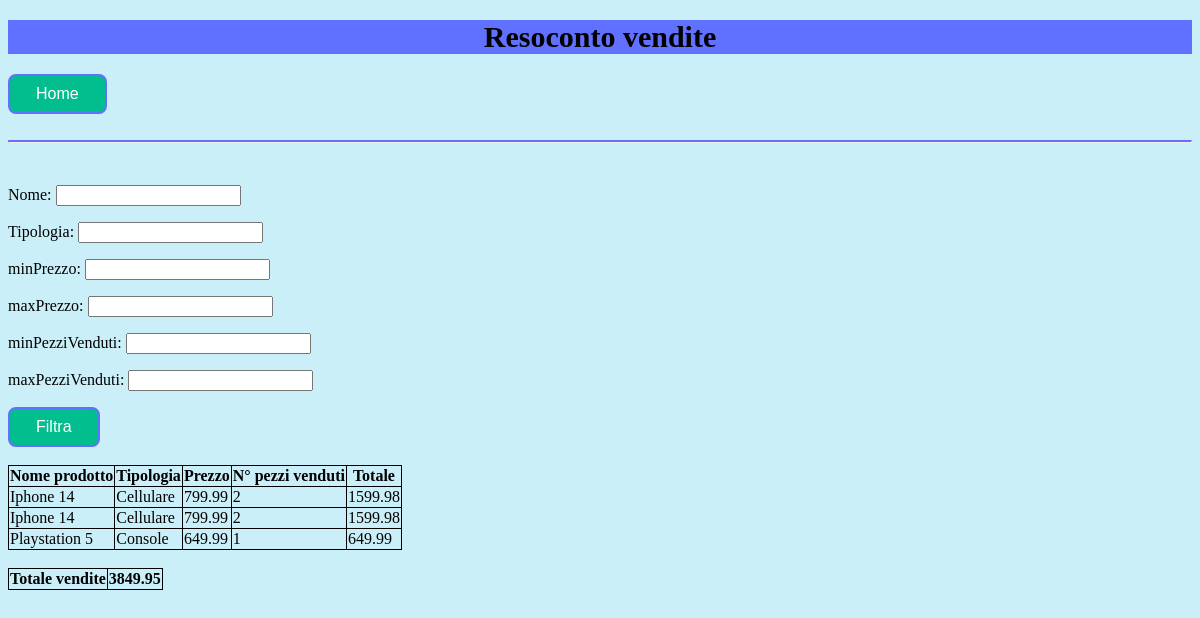
Before: /Resoconto_vendite/ with the older database file.
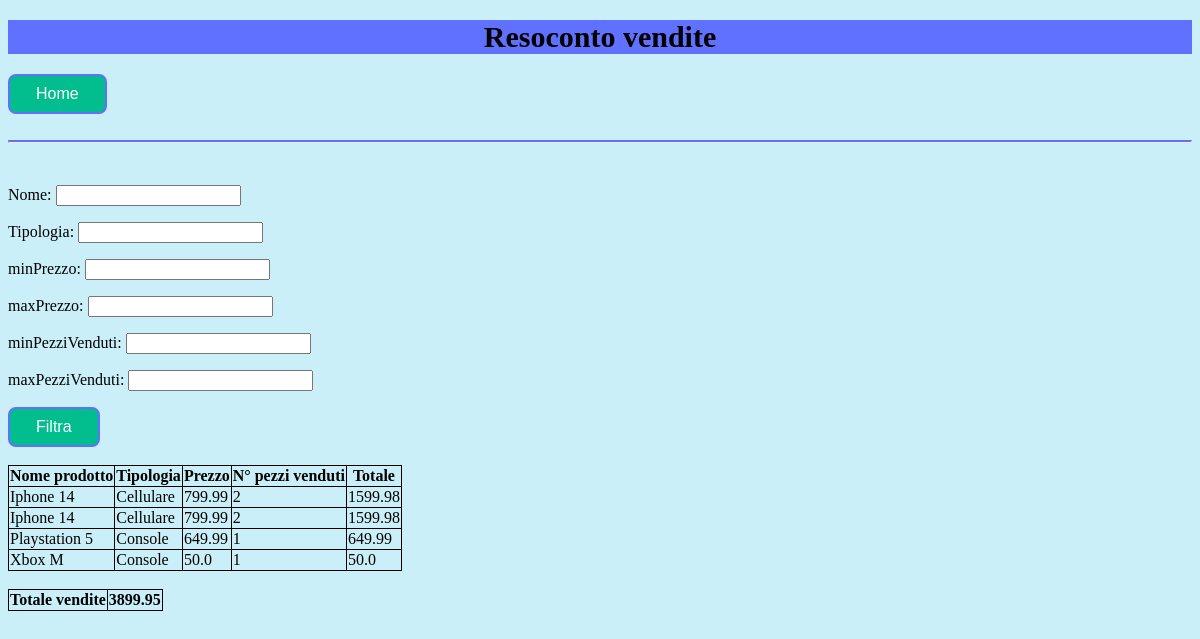
After: the same page with the newer database file.
### applicazione/models.py (models this page shows, shortened)
class ProdottoVenduto(models.Model):
  nome = models.CharField(max_length=100)
  tipologia = models.CharField(max_length=100)
  descrizione = models.CharField(max_length=500)
  prezzo = models.FloatField()
  quantita = models.IntegerField()
  stock = models.ForeignKey(Stock,on_delete=models.CASCADE,related_name='prodotti_venduti')
  def ricavo(self):
    return self.quantita * self.prezzo

class Stock(models.Model):
  nome = models.CharField(max_length=100, default="", unique=True)
  def totale_prodotti_venduti(self):
    totale = 0
    for prodotto in self.prodotti_venduti.all():
      totale += prodotto.prezzo * prodotto.quantita
    return totale

### applicazione/views.py (the view, shortened to what this page needs)
# urls.py: path("Resoconto_vendite/", views.resoconto_vendite_view, name="resoconto_vendite_view"),
def resoconto_vendite_view(request):
  template = loader.get_template("amministratore/Resoconto_vendite.html")
  stock = Stock.objects.get(nome=NOME_STOCK)
  context = {
    "resocontoVendite" : ProdottoVenduto.objects.filter(stock=stock).all(),
    "stock": stock,
    "form" : FiltroResocontoVenditeForm()
  }
  return HttpResponse(template.render(context, request))

### applicazione/forms.py (shortened to what this page needs)
class FiltroResocontoVenditeForm(forms.Form):
  nome = forms.CharField(label="Nome", min_length=3, max_length=100, required=False)
  tipologia = forms.CharField(label="Tipologia", min_length=2, max_length=100, required=False)
  minPrezzo = forms.FloatField(label="minPrezzo", min_value=0.01, widget=forms.NumberInput(attrs={'min': 0.01}), required=False)
  maxPrezzo = forms.FloatField(label="maxPrezzo", max_value=10000, widget=forms.NumberInput(attrs={'max': 10000}), required=False)
  minPezziVenduti = forms.IntegerField(label="minPezziVenduti", min_value=0, widget=forms.NumberInput(attrs={'min': 0}), required=False)
  maxPezziVenduti = forms.IntegerField(label="maxPezziVenduti", max_value=10000, widget=forms.NumberInput(attrs={'max': 10000}), required=False)

### applicazione/templates/amministratore/Resoconto_vendite.html (shortened to what this page needs)
{% load static %}
<!DOCTYPE html>
<html lang="en">
    <head>
        <link rel="stylesheet" href="{% static 'css/style.css' %}">
    </head>
    <body>
        <div class="resVen">
            <div>
                <h1>Resoconto vendite</h1>
                <a href="../Home_amministratore"><button class="button" type="button" value="home">Home</button></a>
            </div>
            <br><hr><br>
            <div class="FiltroResocontoVendite">
                <form method="post">
                    {{ form.as_p }}
                    <input class="button" type="submit" value="Filtra">
                </form>
            </div>
            <br>
            <div>
                <table id="resocontoVendite">
                    <thead>
                        <tr>
                            <th><b>Nome prodotto</b></th>
                            <th><b>Tipologia</b></th>
                            <th><b>Prezzo</b></th>
                            <th><b>N° pezzi venduti</b></th>
                            <th><b>Totale</b></th>
                        </tr>
                    </thead>
                    <tbody>
                        <tr>
                        {% for prodottoVenduto in resocontoVendite %}
                            <td> {{ prodottoVenduto.nome }} </td>
                            <td> {{ prodottoVenduto.tipologia }} </td>
                            <td> {{ prodottoVenduto.prezzo }} </td>
                            <td> {{ prodottoVenduto.quantita }} </td>
                            <td> {{ prodottoVenduto.ricavo }}</td>
                        </tr>
                        {% endfor %}
                </table>
                <br>
                <table id="totale">
                    <tr>
                        <th><b>Totale vendite</b></th>
                        <th>{{stock.totale_prodotti_venduti}}</th>
                    </tr>
                </table>
            </div>
        </div>
    </body>
</html>

### applicazione/static/css/style.css (style rules this page uses)
body { background-color: #caeff8; }
h1 { background-color: #6171ff; font-size: 30px; text-align: center; }
.button { background-color: #02bd8e; border: 2px solid #6171ff; color: white; padding: 9px 26px; text-align: center; text-decoration: none; display: inline-block; font-size: 16px; border-radius: 8px; }
table, th, td { border: 1px solid; border-collapse: collapse; }
hr { border-top: 2px solid #6171ff; }
p { font-size: 16px; }

Changed rows visible on the page:
added ProdottoVenduto: nome "Xbox M", tipologia "Console", prezzo "50.0", quantita "1", ricavo "50.0"
computed for Stock: totale_prodotti_venduti "3849.95" → "3899.95"
